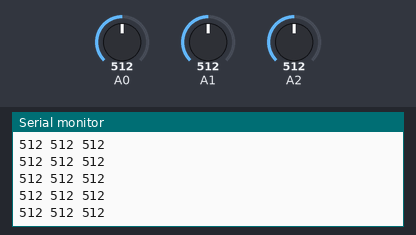
A sketch run on a simulated Arduino Uno, built with avr-gcc and run on an emulated ATmega328P. On the bench: the last lines printed to the serial monitor. The test bench sets the inputs (shaded band); at power-on: A1 = 512, A0 = 512, A2 = 512.

Above: at 8.7 s.
8.8 s: A1 set to 11
At 9.5 s:
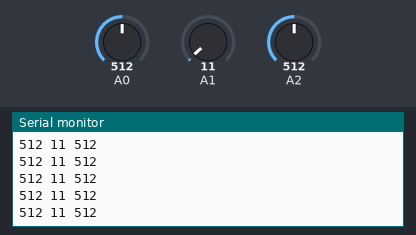
10.3 s: A1 set to 8
At 10.9 s:
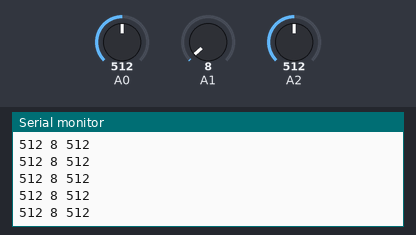
Timing chart, 0 to 12.8 s (numbered marks = the images above; inputs shaded):
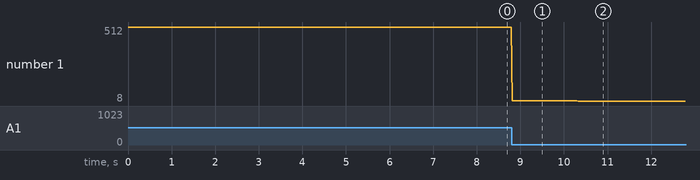

The sketch:

a0_ReadSerial.ino
```cpp
int raw0;           // for raw sensor values
int raw1;
int raw2;

void setup()
{
  Serial.begin(9600);
  Serial.println("start ");
}


void loop()
{

   raw0 = analogRead(0);
   raw1 = analogRead(1);
   raw2 = analogRead(2);

      Serial.print(raw0);
      Serial.print(" ");
      Serial.print(raw1);
      Serial.print(" ");
      Serial.println(raw2);
      delay(30);

}
```

Measured:
- after the input at 8.8 s, the serial monitor: prints a new line at once (image 1)
- after the input at 10.3 s, the serial monitor: prints a new line at once (image 2)
- plotted number 1: 512 → 11 after the input at 8.8 s, 11 → 8 after the input at 10.3 s
